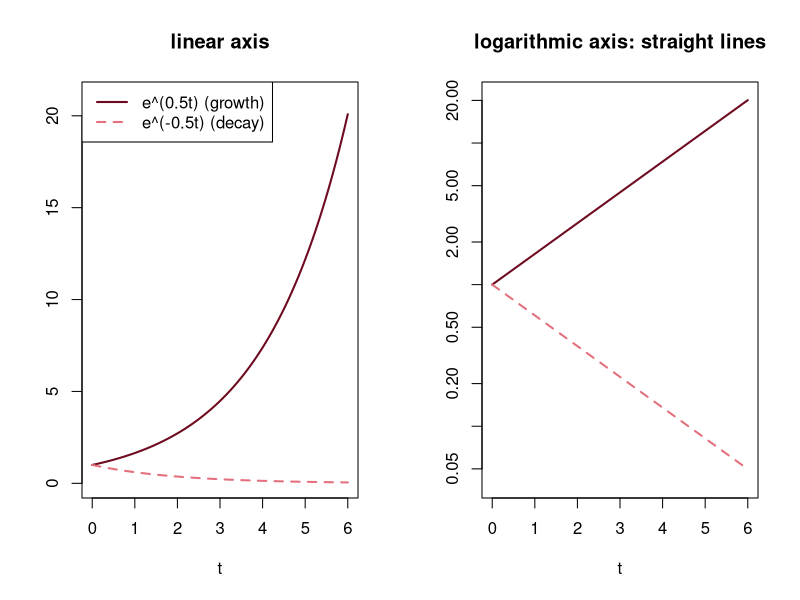

Write R code to recreate this figure.
# Fig. 3.8: Exponential growth and decay (book, Section 3.2, Eq. 3.15 and 3.16)
# x(t) = e^(0.5 t) and x(t) = e^(-0.5 t); left linear, right logarithmic axis (where both become straight lines)
# (c) 2026 Philipp Kügler · Program for the book "Dynamical Systems in the Life Sciences" · MIT License (see LICENSE)
t <- seq(0, 6, length.out = 300)
par(mfrow = c(1, 2))
for (achse in c("", "y")) {
  plot(t, exp(0.5 * t), type = "l", log = achse, col = rgb(0.43, 0.04, 0.12), lwd = 2, ylim = c(0.04, 21), xlab = "t", ylab = "",
       main = if (achse == "") "linear axis" else "logarithmic axis: straight lines")
  lines(t, exp(-0.5 * t), lty = 2, col = rgb(0.89, 0.44, 0.49), lwd = 2)
  if (achse == "") legend("topleft", legend = c("e^(0.5t) (growth)", "e^(-0.5t) (decay)"),
                          col = c(rgb(0.43, 0.04, 0.12), rgb(0.89, 0.44, 0.49)), lty = c(1, 2), lwd = 2)
}
cat(sprintf("doubling time ln(2)/0.5 = %.4f,  half-life = %.4f\n", log(2) / 0.5, log(2) / 0.5))
